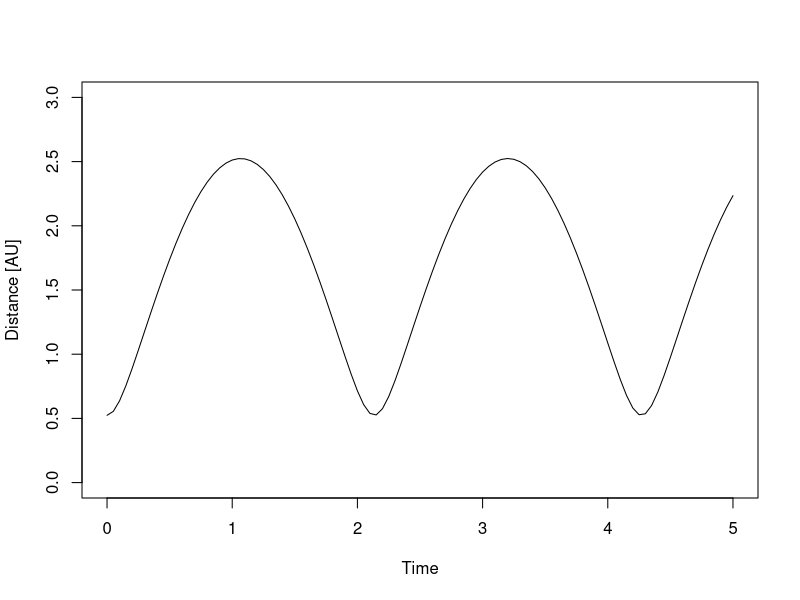
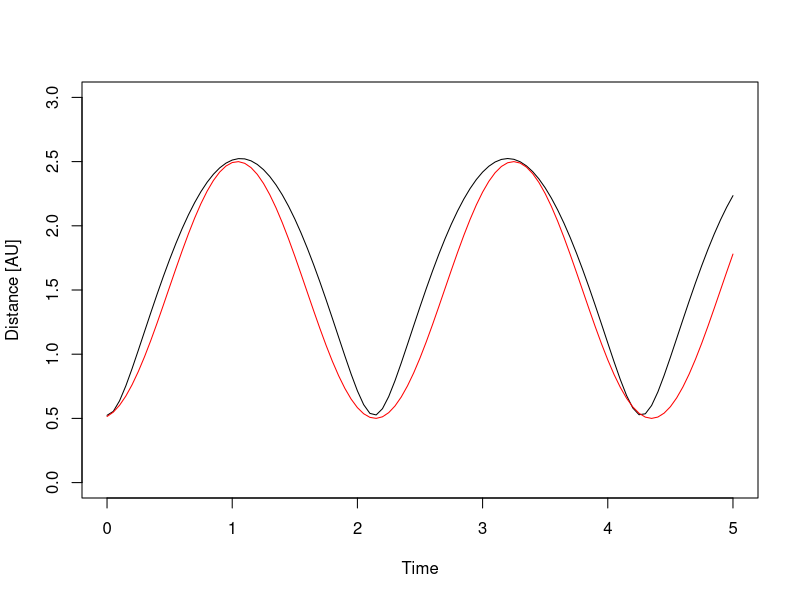
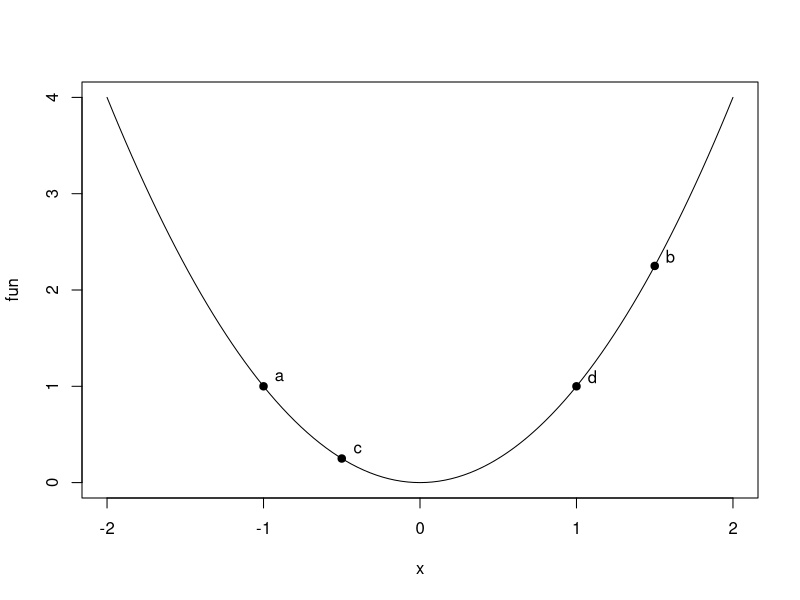
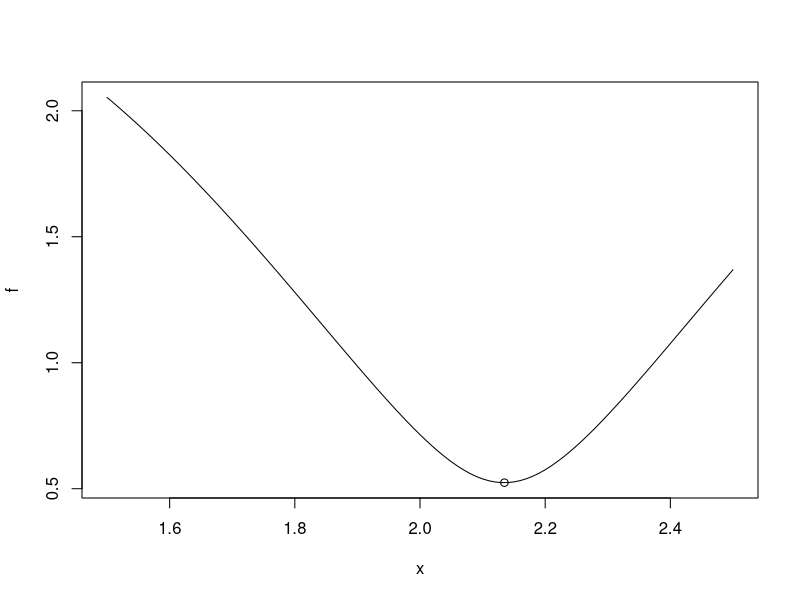
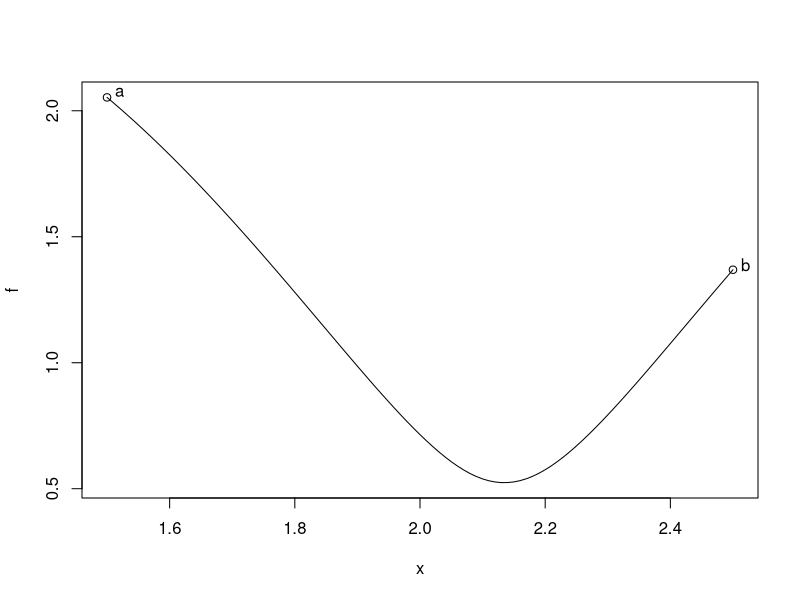
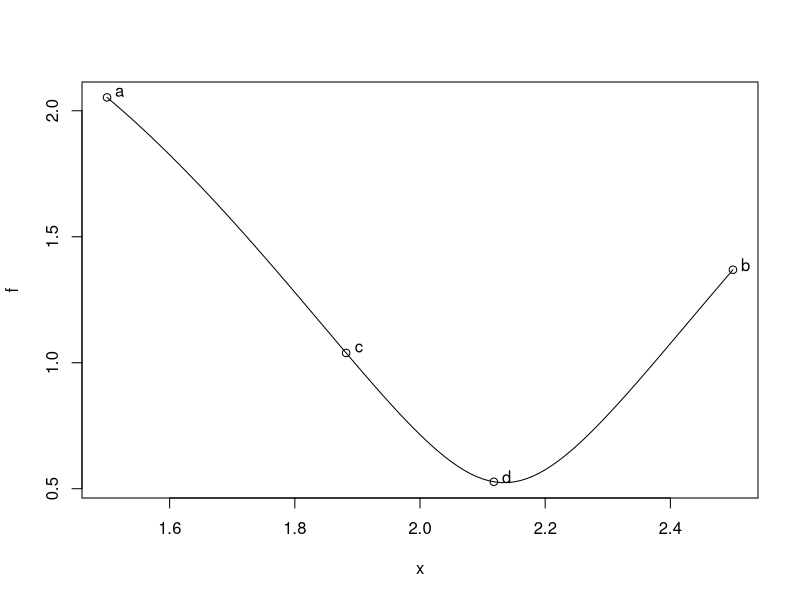
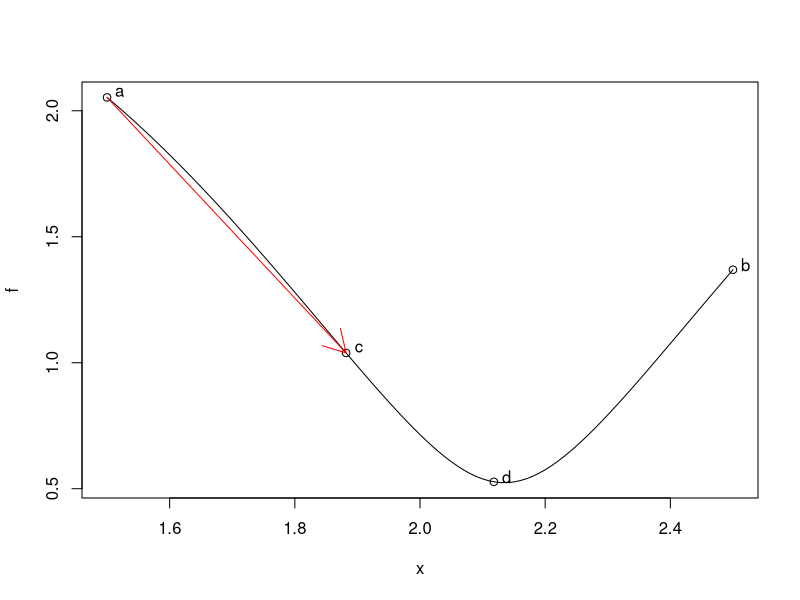
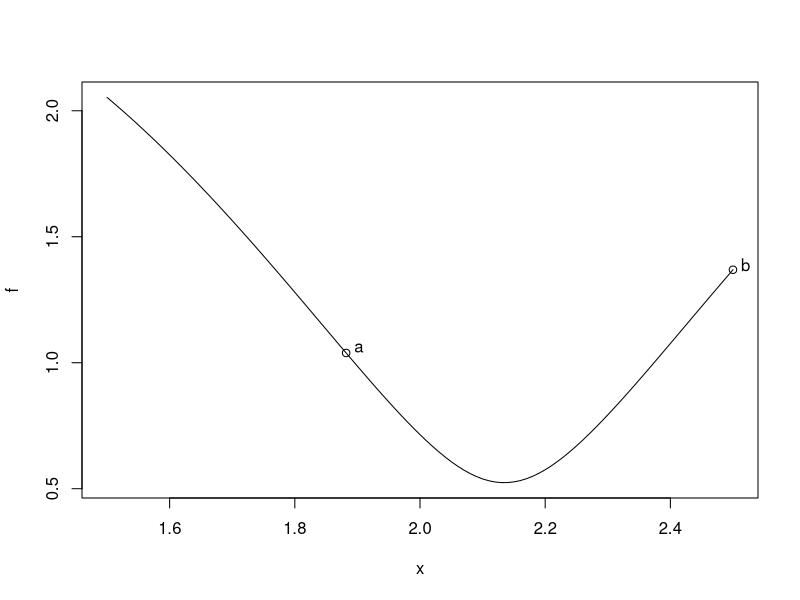

Here is the R script that generated these plots, in order:
## ---- chunk 1
library(knitr)
hook_output <- knit_hooks$get("output")
knit_hooks$set(output = function(x, options) {
  lines <- options$output.lines
  if (is.null(lines)) {
    return(hook_output(x, options))  # pass to default hook
  }
  x <- unlist(strsplit(x, "\n"))
  more <- "..."
  if (length(lines)==1) {        # first n lines
    if (length(x) > lines) {
      # truncate the output, but add ....
      x <- c(head(x, lines), more)
    }
  } else {
    x <- c(more, x[lines], more)
  }                                                         
  # paste these lines together                              
  x <- paste(c(x, ""), collapse = "\n")                     
  hook_output(x, options)                                   
})                                                          
knitr::opts_chunk$set(echo = TRUE)                          
knitr::opts_chunk$set(cache = TRUE) 
knitr::opts_chunk$set(echo = TRUE, fig.align="center")
Sys.setlocale("LC_ALL", "Polish")
## ---- chunk 2
r = 1.524 # półoś wielka orbity Marsa w AU

earth <- function(t){ exp(2*pi*1i*t) }

mars <- function(t) { r*exp(2*pi*1i*(r**-1.5*t)) }
## ---- chunk 3
f <- function(x) { abs(mars(x) - earth(x)) }
## ---- chunk 4
plot(f, xlim = c(0, 5), ylim = c(0, 3), xlab = "Time", ylab = "Distance [AU]")
## ---- chunk 5
plot(f, xlim = c(0, 5), ylim = c(0, 3), xlab = "Time", ylab = "Distance [AU]")
plot(function(x) sin(2.85*x - 1.4) + 1.5, xlim = c(0, 5), ylim = c(0, 3), xlab = "Time", ylab = "Distance [AU]", add=TRUE, col="red")
## ---- chunk 6
# Obliczenie pierwszych 101 wyrazów ciągu fib
phil <- c(rep(0, 100))
phil[1:3] <- c(1,1,1)
for(i in c(3:length(phil))) {
  phil[i] = phil[i-1] + phil[i-2]}

phi <- function(i) {
  if(i <= 0) {return(0)}; # F(0) = 0
  # Obliczenie nowych elementów jeżeli wyjdziemy poza zakres
  if (i > length(phil)) { 
    len <- length(phil)
    phil <- c(phil, rep(0, i - len))
    for(j in c(len:length(phil))) {phil[j] = phil[j-1] 
      + phil[j-2]}
  }
  return(phil[i])
}
## ---- chunk 7
fun <- function(x){x^2}
plot(fun, -2, 2)
xp <- c(-1,-0.5, 1,1.5)
yp <- fun(xp)
points(xp, yp, pch=19)
text(xp+0.1,yp+0.1, c("a","c","d", "b"))
## ---- chunk 8
phi_k <- function(a, b, tol) {
  i <- 1
  L <- b - a
  while(phi(i) < L / tol) {i <- i+1}
  return(i + 1)
}
## ---- chunk 9
fib <- function(f, a, b, tol) {
  k <- phi_k(a, b, tol)
  for(i in c(0:(k-3))) {
      alpha <- phi(k-i-1)/phi(k-i)
      c <- b - alpha*(b - a)
      d <- a + b - c
      cat("iteracja=", i+1, "a=", a, "c=",c,"d=",d,"b=", 
          b , "alpha=", alpha,"\n",sep=" ")
      if( f(c) < f(d) ) {
        b <- d
      } else {
        a <- c
      }
  }
  return((a+b)/2)
}
## ---- chunk 10
fib(f, 1.5, 2.5, 1e-3)
## ---- chunk 11
x_min <- fib(f, 1.5, 2.5, 1e-3)
y_min <- f(x_min)
plot(f, xlim=c(1.5, 2.5))
points(x_min, y_min)
## ---- chunk 12
fib_anim <- function(f, a, b, tol, max_iter) {
  k <- phi_k(a, b, tol)
  lower <- a
  upper <- b
  for(i in c(0: min((k-3), max_iter))) {
      alpha <- phi(k-i-1)/phi(k-i)
      # FIRST PLOT 
      plot(f, xlim=c(lower, upper))
      points(xp <- c(a,b), yp <- f(xp))
      text(xp+0.02, yp+0.02, c("a", "b"))
      dev.print(png, paste("img/", 3*i + 1, ".png", sep=""), width = 400, height = 400)
      c <- b - alpha*(b - a)
      d <- a + b - c
      # SECOND PLOT 
      plot(f, xlim=c(lower, upper))
      points(xp <- c(a,b,c, d), yp <- f(xp))
      text(xp+0.02, yp+0.02, c("a", "b", "c", "d"))
      dev.print(png, paste("img/", 3*i + 2, ".png", sep=""), width = 400, height = 400)
      # THIRD PLOT 
      plot(f, xlim=c(lower, upper))
      points(xp <- c(a,b,c, d), yp <- f(xp))
      text(xp+0.02, yp+0.02, c("a", "b", "c", "d"))
      if( f(c) < f(d) ) {
        arrows(b, f(b), d, f(d), col="red")
        b <- d
      } else {
        arrows(a, f(a), c, f(c), col="red")
        a <- c
      }
      dev.print(png, paste("img/", 3*i + 3, ".png", sep=""), width = 400, height = 400) }
  return((a+b)/2)
}
fib_anim(f, 1.5, 2.5, 1e-3, 4)
## ---- chunk 13
library(numDeriv)
df <- function(x) {grad(f, x)}
## ---- chunk 14
plot(df, xlim=c(1.5,2.5), axes=FALSE)
axis(1, pos=0)
axis(2, pos=0) 
grid()
## ---- chunk 15
bisect <- function(df, a, b, tol) {
  iter <- ceiling(log2((b-a)/tol))
  for(i in c(1:iter)) {
    m <- (a+b)/2
    df.m <- df(m)
    cat("iteracja=", i, "a=", a, "b=",b, 
        "m=",m, "znak=", sign(df.m * df(a)),"\n",sep=" ")
    if(df.m * df(a) < 0) {
      b <- m
    } else {
      a <- m
    }
  }
  (a+b)/2
}
## ---- chunk 16
xr <- bisect(df, 1.5, 2.4, 1e-3)
c(xr, f(xr))
## ---- chunk 17
xr <- bisect(df, 1.5, 2.5, 1e-3)
plot(f, xlim=c(1.5, 2.5))
points(xr, f(xr))
## ---- chunk 18
bisect_plot <- function(f, df, a, b, tol) {
  iter <- ceiling(log2((b-a)/tol)); lower <- a; upper <- b;
  # FITST PLOT 
  plot(f, xlim=c(lower, upper))
  points(xp <- c(a,b), yp <- f(xp))
  text(xp+0.02, yp+0.02, c("a", "b"))
  dev.print(png, paste("img/bi/", 0, ".png", sep=""), width = 400, height = 400)
  
  for(i in c(1:iter)) {
    m <- (a+b)/2
    df.m <- df(m)
    # SECOND PLOT 
    plot(df, xlim=c(lower, upper))
    points(xp <- c(a,b, m), yp <- df(xp))
    text(xp+0.02, yp+0.02, c("a", "b", "m"))
    axis(1, pos=0);axis(2, pos=0); grid(); # Ostylowanie
    dev.print(png, paste("img/bi/", 2*(i-1) + 1, ".png", sep=""), width = 400, height = 400)
    # THIRD PLOT 
    plot(df, xlim=c(lower, upper))
    points(xp <- c(a,b, m), yp <- df(xp))
    text(xp+0.02, yp+0.02, c("a", "b", "m"))
    axis(1, pos=0);axis(2, pos=0); grid(); # Ostylowanie
    if(df.m * df(a) < 0) {
      arrows(b, df(b), m, df(m), col="red")
      b <- m
    } else {
      arrows(a, df(a), m, df(m), col="red")
      a <- m
    }
    dev.print(png, paste("img/bi/", 2*(i-1) + 2, ".png", sep=""), width = 400, height = 400)
  }
  (a+b)/2
}
bisect_plot(f, df, 1.5, 2.5, 1e-3);
